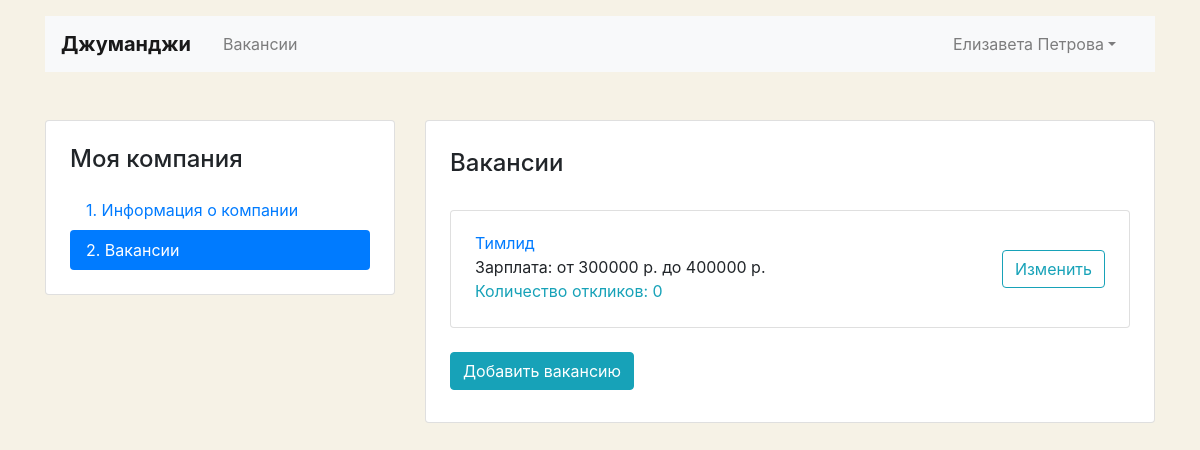
Page /mycompany/vacancies/ (signed in) on the earlier database version.
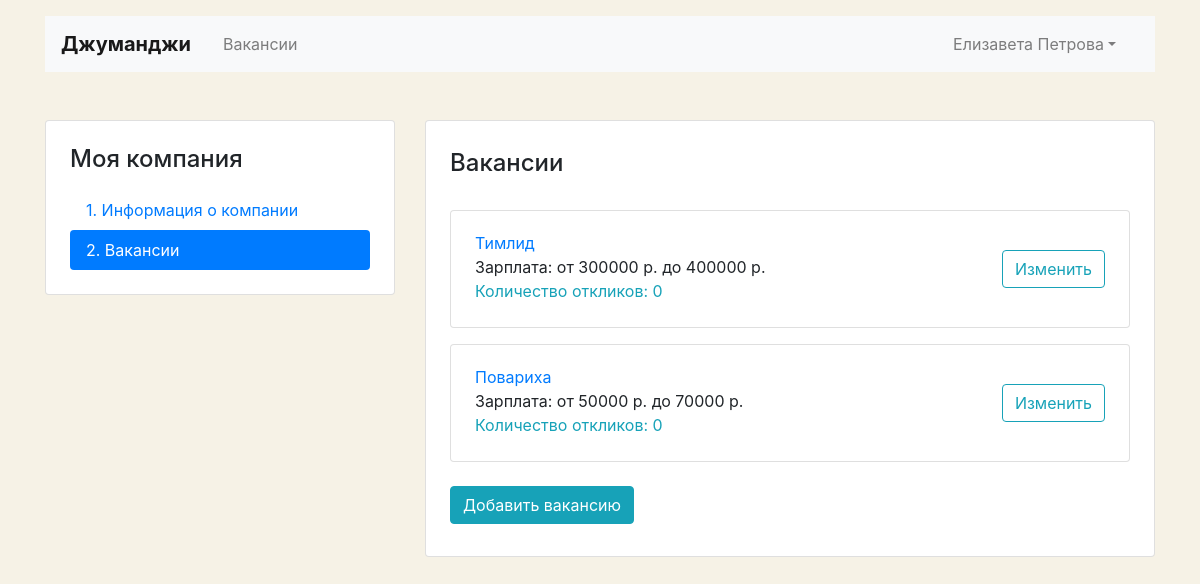
Same page on the later database version.
### job_site_app/models.py (models this page shows, shortened)
class Vacancy(models.Model):
    title = models.CharField(max_length=50, verbose_name='Вакансия')
    specialty = models.ForeignKey('Specialty', on_delete=models.CASCADE, related_name="specialty",
                                  verbose_name='Специальность')
    company = models.ForeignKey('Company', on_delete=models.CASCADE, related_name="company", verbose_name='Компания')
    skills = models.TextField(verbose_name='Навыки')
    description = models.TextField(verbose_name='Описание')
    salary_min = models.IntegerField(verbose_name='Минимальня зарплата')
    salary_max = models.IntegerField(verbose_name='Максимальная зарплата')
    published_at = models.DateTimeField(auto_now_add=True, verbose_name='Опубликовано')
    class Meta:
        verbose_name_plural = 'Вакансии'
        verbose_name = 'Вакансия'
        ordering = ['title']

### job_site_app/views.py (the view)
# urls.py: path('mycompany/vacancies/', UserVacancyIndexView.as_view(), name='user_vacancies'),
class UserVacancyIndexView(LoginRequiredMixin, TemplateView):
    login_url = 'accounts:login'
    template_name = 'job_site_app/vacancy-list.html'
    def get_context_data(self, **kwargs):
        context = super(UserVacancyIndexView, self).get_context_data(**kwargs)
        pk_user = self.request.user.pk
        context['user_company'] = str(Company.objects.filter(owner_id=pk_user).first().name)
        context['user_vacancies'] = \
            Vacancy.objects.filter(company__owner_id=pk_user).annotate(count_application=Count('applications'))
        return context

### job_site_app/templates/job_site_app/vacancy-list.html (shortened to what this page needs)
{% extends "layout/basic.html" %}
{% load crispy_forms_tags %}
{% block content %}
  <main class="container mt-3 pb-5">
    <div class="row mt-5">
      <div class="col-12 col-lg-4">
        <aside class="pt-3 pb-4 px-4 mb-5 card">
          <h1 class="h4 pt-2 pb-2">Моя компания</h1>
          <div class="nav flex-column nav-pills" id="v-pills-tab" role="tablist" aria-orientation="vertical">
            <a class="nav-link" href="{% url 'job:my_company' user_company %}">1. Информация о&nbsp;компании</a>
            <a class="nav-link active" href="#">2. Вакансии</a>
          </div>
        </aside>
      </div>
      <div class="col-12 col-lg-8">
        <div class="card">
          <div class="card-body px-4 pb-4">
            <section class="tab-pane fade show active">
              <h2 class="h4 pt-2 pb-3">Вакансии</h2>
              {% for vacancy in user_vacancies %}
              <div class="card mt-3">
                <div class="card-body px-4">
                  <div class="row align-items-center">
                    <div class="col-6 col-lg-8">
                      <a href="{% url 'job:vacancy' vacancy.pk %}" class="mb-1">{{ vacancy.title }}</a>
                      <p class="mb-1">
                        <span class="mr-4">Зарплата: от {{ vacancy.salary_min }} р. до {{ vacancy.salary_max }} р. </span>
                        <br>
                        <a href="{% url 'job:edit_vacancy' vacancy.pk %}" class="text-info">Количество откликов:
                          {{ vacancy.count_application }}</a>
                      </p>
                    </div>
                    <div class="col-6 col-lg-4 text-right">
                      <a href="{% url 'job:edit_vacancy' vacancy.pk %}" class="btn btn-outline-info">Изменить</a>
                    </div>
                  </div>
                </div>
              </div>
              {% endfor %}
              <br>
              <form method="post" enctype="multipart/form-data" action="{% url 'job:add_vacancy' %}">
                <input type="submit" class="btn btn-info mb-2" value="Добавить вакансию">
                </form>
            </section>
          </div>
        </div>
      </div>
    </div>
  </main>
{% endblock %}

Differences in the rows shown:
added Vacancy: title "Повариха", salary_min "50000", salary_max "70000", count_application "0"
